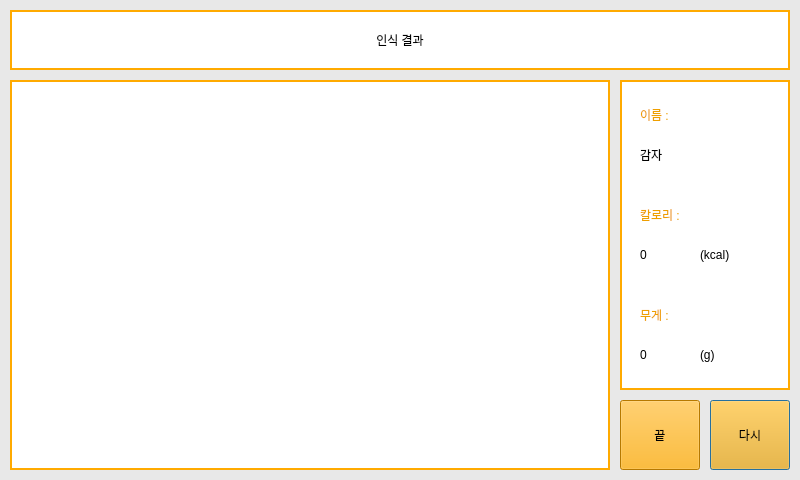
<?xml version="1.0" encoding="UTF-8"?>
<ui version="4.0">
 <class>Dialog</class>
 <widget class="QDialog" name="Dialog">
  <property name="geometry">
   <rect>
    <x>0</x>
    <y>0</y>
    <width>800</width>
    <height>480</height>
   </rect>
  </property>
  <property name="minimumSize">
   <size>
    <width>800</width>
    <height>480</height>
   </size>
  </property>
  <property name="maximumSize">
   <size>
    <width>800</width>
    <height>480</height>
   </size>
  </property>
  <property name="contextMenuPolicy">
   <enum>Qt::NoContextMenu</enum>
  </property>
  <property name="windowTitle">
   <string>Dialog</string>
  </property>
  <property name="styleSheet">
   <string notr="true">#Dialog{
background-color: rgb(232, 232, 232);
}</string>
  </property>
  <widget class="QLabel" name="title">
   <property name="geometry">
    <rect>
     <x>10</x>
     <y>10</y>
     <width>780</width>
     <height>60</height>
    </rect>
   </property>
   <property name="styleSheet">
    <string notr="true">font: 81 24pt &quot;나눔스퀘어OTF ExtraBold&quot;;
border: 2px solid rgb(255, 170, 0);
background-color: rgb(255, 255, 255);</string>
   </property>
   <property name="text">
    <string>인식 결과</string>
   </property>
   <property name="alignment">
    <set>Qt::AlignCenter</set>
   </property>
  </widget>
  <widget class="QPushButton" name="restart">
   <property name="geometry">
    <rect>
     <x>710</x>
     <y>400</y>
     <width>80</width>
     <height>70</height>
    </rect>
   </property>
   <property name="styleSheet">
    <string notr="true">background-color: rgb(255, 170, 0);
font: 81 16pt &quot;나눔스퀘어OTF ExtraBold&quot;;</string>
   </property>
   <property name="text">
    <string>다시</string>
   </property>
  </widget>
  <widget class="QLabel" name="img">
   <property name="geometry">
    <rect>
     <x>10</x>
     <y>80</y>
     <width>600</width>
     <height>390</height>
    </rect>
   </property>
   <property name="minimumSize">
    <size>
     <width>600</width>
     <height>390</height>
    </size>
   </property>
   <property name="maximumSize">
    <size>
     <width>600</width>
     <height>390</height>
    </size>
   </property>
   <property name="contextMenuPolicy">
    <enum>Qt::NoContextMenu</enum>
   </property>
   <property name="styleSheet">
    <string notr="true">border: 2px solid rgb(255, 170, 0);
background-color: rgb(255, 255, 255);</string>
   </property>
   <property name="text">
    <string/>
   </property>
   <property name="alignment">
    <set>Qt::AlignCenter</set>
   </property>
  </widget>
  <widget class="QWidget" name="info" native="true">
   <property name="geometry">
    <rect>
     <x>620</x>
     <y>80</y>
     <width>170</width>
     <height>310</height>
    </rect>
   </property>
   <property name="styleSheet">
    <string notr="true">#info{
border: 2px solid rgb(255, 170, 0);
	background-color: rgb(255, 255, 255);
}</string>
   </property>
   <widget class="QLabel" name="gram_info">
    <property name="geometry">
     <rect>
      <x>80</x>
      <y>250</y>
      <width>50</width>
      <height>50</height>
     </rect>
    </property>
    <property name="styleSheet">
     <string notr="true">font: 81 10pt &quot;나눔스퀘어OTF ExtraBold&quot;;</string>
    </property>
    <property name="text">
     <string>(g)</string>
    </property>
   </widget>
   <widget class="QLabel" name="gram">
    <property name="geometry">
     <rect>
      <x>20</x>
      <y>250</y>
      <width>70</width>
      <height>50</height>
     </rect>
    </property>
    <property name="styleSheet">
     <string notr="true">font: 81 14pt &quot;나눔스퀘어OTF ExtraBold&quot;;</string>
    </property>
    <property name="text">
     <string>0</string>
    </property>
   </widget>
   <widget class="QLabel" name="name_info">
    <property name="geometry">
     <rect>
      <x>20</x>
      <y>50</y>
      <width>130</width>
      <height>50</height>
     </rect>
    </property>
    <property name="styleSheet">
     <string notr="true">font: 81 14pt &quot;나눔스퀘어OTF ExtraBold&quot;;</string>
    </property>
    <property name="text">
     <string>감자</string>
    </property>
   </widget>
   <widget class="QLabel" name="kcal">
    <property name="geometry">
     <rect>
      <x>20</x>
      <y>110</y>
      <width>80</width>
      <height>50</height>
     </rect>
    </property>
    <property name="styleSheet">
     <string notr="true">font: 81 13pt &quot;나눔스퀘어OTF ExtraBold&quot;;
color: rgb(238, 159, 0);</string>
    </property>
    <property name="text">
     <string>칼로리 :</string>
    </property>
   </widget>
   <widget class="QLabel" name="kcal_info">
    <property name="geometry">
     <rect>
      <x>20</x>
      <y>150</y>
      <width>70</width>
      <height>50</height>
     </rect>
    </property>
    <property name="styleSheet">
     <string notr="true">font: 81 14pt &quot;나눔스퀘어OTF ExtraBold&quot;;</string>
    </property>
    <property name="text">
     <string>0</string>
    </property>
   </widget>
   <widget class="QLabel" name="kcal_info_2">
    <property name="geometry">
     <rect>
      <x>80</x>
      <y>150</y>
      <width>50</width>
      <height>50</height>
     </rect>
    </property>
    <property name="styleSheet">
     <string notr="true">font: 81 10pt &quot;나눔스퀘어OTF ExtraBold&quot;;</string>
    </property>
    <property name="text">
     <string>(kcal)</string>
    </property>
   </widget>
   <widget class="QLabel" name="gname">
    <property name="geometry">
     <rect>
      <x>20</x>
      <y>210</y>
      <width>60</width>
      <height>50</height>
     </rect>
    </property>
    <property name="styleSheet">
     <string notr="true">font: 81 13pt &quot;나눔스퀘어OTF ExtraBold&quot;;
color: rgb(238, 159, 0);</string>
    </property>
    <property name="text">
     <string>무게 :</string>
    </property>
   </widget>
   <widget class="QLabel" name="name">
    <property name="geometry">
     <rect>
      <x>20</x>
      <y>10</y>
      <width>60</width>
      <height>50</height>
     </rect>
    </property>
    <property name="styleSheet">
     <string notr="true">font: 81 13pt &quot;나눔스퀘어OTF ExtraBold&quot;;
color: rgb(238, 159, 0);</string>
    </property>
    <property name="text">
     <string>이름 :</string>
    </property>
   </widget>
  </widget>
  <widget class="QPushButton" name="end">
   <property name="geometry">
    <rect>
     <x>620</x>
     <y>400</y>
     <width>80</width>
     <height>70</height>
    </rect>
   </property>
   <property name="styleSheet">
    <string notr="true">background-color: rgb(255, 170, 0);
font: 81 16pt &quot;나눔스퀘어OTF ExtraBold&quot;;</string>
   </property>
   <property name="text">
    <string>끝</string>
   </property>
  </widget>
  <zorder>title</zorder>
  <zorder>end</zorder>
  <zorder>info</zorder>
  <zorder>img</zorder>
  <zorder>restart</zorder>
 </widget>
 <resources/>
 <connections/>
</ui>
